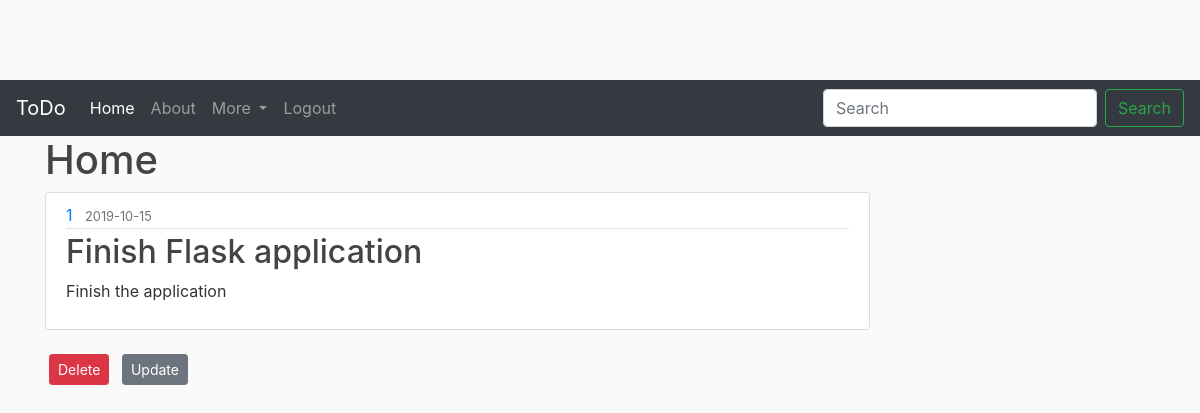
/list/1 (signed in), run on the app's committed database.
### flasktodo/models.py (models this page shows, shortened)
class Lists(db.Model):
    listid = db.Column(db.Integer, primary_key=True)
    title = db.Column(db.String(20), unique=True, nullable= False)
    date_created  = db.Column(db.DateTime, nullable=False, default = datetime.utcnow)
    content = db.Column(db.Text , nullable= False)
    user_id = db.Column(db.Integer, db.ForeignKey('user.user_id'), nullable =False)

### flasktodo/lists/routes.py (the view)
@lists.route("/list/<int:list_id>", methods=['GET', 'POST'])
@login_required
def list(list_id):
    lists =Lists.query.get_or_404(list_id)
    return render_template('list.html', title=lists.title, lists=lists)

### flasktodo/models.py (called while the page is built)
@login_manager.user_loader
def load_user(user_id):
    return User.query.get(int(user_id))

    def get_id(self):
           return (self.user_id)

### flasktodo/templates/list.html
{% extends 'base.html' %}
{% block content %}
<h1>Home</h1>
<article class="media content-section">
  <div class="media-body">
    <div class="article-metadata">
      <a class="mr-2" href="#">{{ lists.user_id }}</a>
      <small class="text-muted">{{ lists.date_created.strftime('%Y-%m-%d') }}</small>
    </div>
    <h2 class="article-title">{{ lists.title }}</h2>
    <p class="article-content">{{ lists.content }}</p>
  </div>
</article>
{% if lists.user_id == current_user.get_id() %}
<div>
  <form action="{{ url_for('lists.delete_list', list_id= lists.listid) }}" method="POST">
    <input class="btn btn-danger btn-sm m-1" type="submit" value="Delete">
    <a class="btn btn-secondary btn-sm m-1" href="{{ url_for('lists.update_list', list_id= lists.listid) }}">Update</a>
  </form>
</div>
{% endif %}
{% endblock %}

### flasktodo/static/css/main.css (style rules this page uses)
h1, h2, h3, h4, h5, h6 { color: #444444; }
.content-section { background: #ffffff; padding: 10px 20px; border: 1px solid #dddddd; border-radius: 3px; margin-bottom: 20px; }
.article-title { color: #444444; }
.article-content { white-space: pre-line; }
.article-metadata { padding-bottom: 1px; margin-bottom: 4px; border-bottom: 1px solid #e3e3e3 }

### data on the page
Lists: user_id "1", date_created "2019-10-15", title "Finish Flask application", content "Finish the application"
